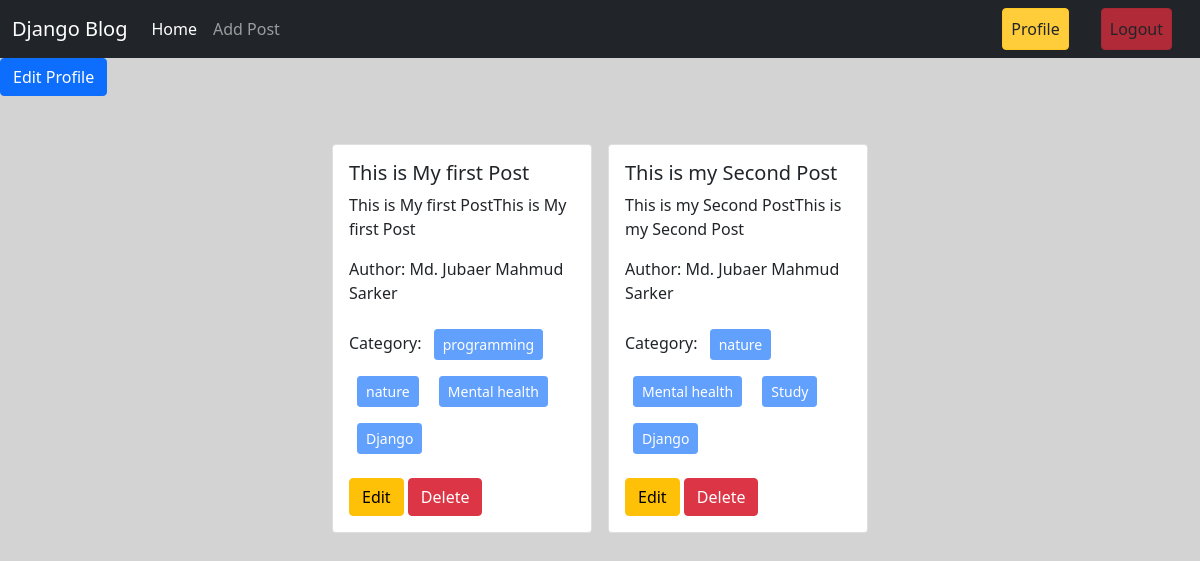
Screenshot of /author/profile/ (signed in) with the database file from the repository.
### posts/models.py (models this page shows, shortened)
class Post(models.Model):
    title = models.CharField(max_length=50)
    content = models.TextField()
    category = models.ManyToManyField(Category)  #ekta post e multiple category thakte pare abar ekta category er under e multiple post thakte pare.
    author = models.ForeignKey(User , on_delete=models.CASCADE)

### catagories/models.py (models this page shows, shortened)
class Category(models.Model):
    name = models.CharField(max_length=100)
    slug = models.SlugField(max_length=100, unique=True, null=True, blank=True)

### author/views.py (the view)
# urls.py: path('profile/', views.profile , name= 'profile'),
@login_required
def profile(request):
    data = Post.objects.filter(author = request.user)
    return render(request , 'profile.html' ,{'data' :data})

### author/templates/profile.html
{% extends 'base.html' %}
{% load crispy_forms_tags %}
{% block content %}
<div>
    <a class="btn btn-primary" href="{% url 'edit_profile' %}">Edit Profile</a>
</div>
<div class="d-flex flex-wrap justify-content-center px-5 pt-5 ">
    {% for post in data %}
    <div class="col-sm-3 ">
      <div class="card mx-2">
        <div class="card-body">
          <h5 class="card-title">{{post.title}}</h5>
          <p class="card-text">{{post.content}}</p>
          <p>Author: {{ post.author.first_name }} {{ post.author.last_name }}</p>
          <p>Category:
            {% for cat in post.category.all%}
            <button class="btn btn-primary btn-sm m-2" disabled> {{cat.name}} </button>
            {% endfor %}
          </p>
          <a href="{% url 'edit_post' post.id %}" class="btn btn-warning">Edit</a>
          <a href="{% url 'delete_post' post.id %}" class="btn btn-danger">Delete</a>
        </div>
      </div>
    </div>
    {% endfor %}
  </div>
{% endblock %}

### templates/base.html (shortened to what this page needs)
<!doctype html>
<html lang="en">
<head>
  <link href="https://cdn.jsdelivr.net/npm/bootstrap@5.0.2/dist/css/bootstrap.min.css" rel="stylesheet"
>
</head>
<body style="background-color: #d3d3d3;">
  <nav class="navbar navbar-expand-lg navbar-dark bg-dark ">
    <div class="container-fluid">
      <a class="navbar-brand" href="#">Django Blog</a>
      <div class="collapse navbar-collapse" id="navbarSupportedContent">
        <ul class="navbar-nav me-auto mb-2 mb-lg-0">
          <li class="nav-item">
            <a class="nav-link active" aria-current="page" href="{% url 'homepage' %}">Home</a>
          </li>
          {% if user.is_authenticated %}
          <li class="nav-item">
            <a class="nav-link " href="{% url 'add_post' %}">Add Post</a>
          </li>
          {% endif %}
        </ul>
        <div class="d-flex">
          <ul class="navbar-nav me-auto mb-2 mb-lg-0 ">
            {% if user.is_authenticated %}
            <li class="nav-item">
              <a class="nav-link  active btn btn-warning text-dark mx-3" href="{% url 'profile' %}">Profile</a>
            </li>
            <li class="nav-item">
              <a class="nav-link  active btn btn-danger text-dark mx-3" href="{% url 'user_logout' %}">Logout</a>
            </li>
            {% endif %}
          </ul>
        </div>
      </div>
    </div>
  </nav>
  {% block content %}
    {% endblock %}
</body>
</html>

### rows the page displays
Post: title "This is My first Post", content "This is My first PostThis is My first Post", author.first_name "Md. Jubaer", author.last_name "Mahmud Sarker"
Category: name "programming"
Category: name "nature"
Category: name "Mental health"
Category: name "Django"
Post: title "This is my Second Post", content "This is my Second PostThis is my Second Post", author.first_name "Md. Jubaer", author.last_name "Mahmud Sarker"
Category: name "Study"
